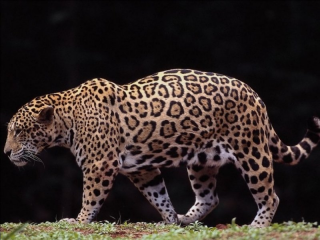
%> input picture Lab 3 - Handson/Jaguar.bmp, 320 x 240 px
$ octave Handson3.m   (GNU Octave 9; MATLAB toolbox functions it lacks are replaced by stand-ins)
%> lines starting %> are read from the running program, lines starting %| are printed output that depends on the picture
### Lab 3 - Handson/Contrast.m
function [ New ] = Contrast(Old, NewMin, NewMax)
[H, W, L] = size(Old);

%Pre-allocate empty matrix for the result
New = uint8(zeros(H,W,L));

for i=1:L
    %seperate each color channel (R, G, B) in TmpBuf and process it
    TmpBuf = double(Old(:,:,i));

    %Find old min & old max
    OldMin = min(min(TmpBuf));
    OldMax = max(max(TmpBuf));

    %Apply contrast equation
    New(:,:,i) = uint8((TmpBuf - OldMin) ./ (OldMax - OldMin) .* (NewMax - NewMin) + NewMin);

end

### Lab 3 - Handson/Handson3.m
% Q1
img1 = imread('Jaguar.bmp');
%> img1 is the input picture: size 240x320x3 uint8; mean R, G, B 54.2, 43.7, 40
subplot(3,2,1), imshow(img1), title('Jaguar Image');

subplot(3,2,2), imhist(img1(:, :, 1)), title("Jaguar Red Histogram");
subplot(3,2,3), imhist(img1(:, :, 2)), title("Jaguar Green Histogram");
subplot(3,2,4), imhist(img1(:, :, 3)), title("Jaguar Blue Histogram")
%> after `title("Jaguar Blue Histogram")`:
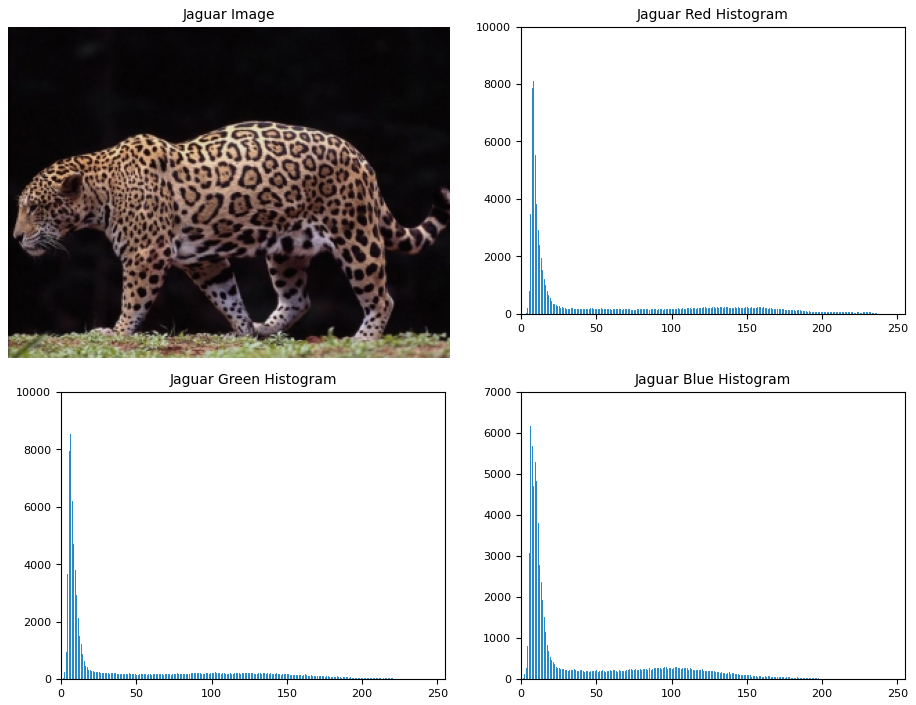
%> figure redrawn from the program's plot data, 4 panels

% Q2  --> contrast stretching
img2 = imread("ContrastDark.bmp");
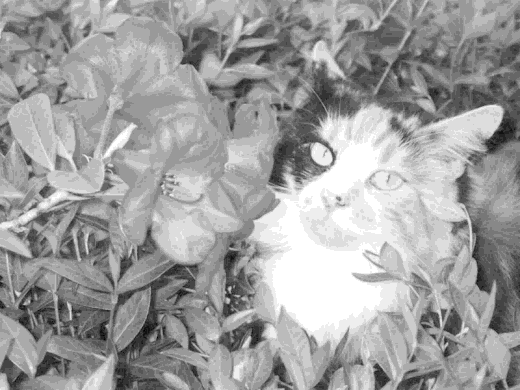
%> input picture Lab 3 - Handson/ContrastDark.bmp, 520 x 390 px
%> img2 is the input picture: size 390x520x3 uint8; min 1, max 16, mean 10.39
figure, imshow(img2), title('Img2 [before contrast]');
figure, imhist(img2), title("img2 histogram [before contrast]");
%> after `title("img2 histogram [before contrast]")`:
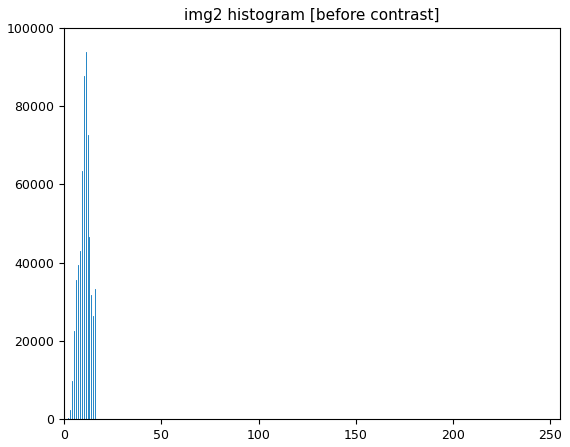
%> figure redrawn from the program's plot data; highest point at x = 11, y = 93783

contrastedImg2 = Contrast(img2, 0, 255);
figure, imshow(contrastedImg2), title('Img2 [after contrast]');
figure, imhist(contrastedImg2), title("img2 histogram [after contrast]")

% Q3 --> histogram equalization
img3 = imread('Unequalized_1.jpg');
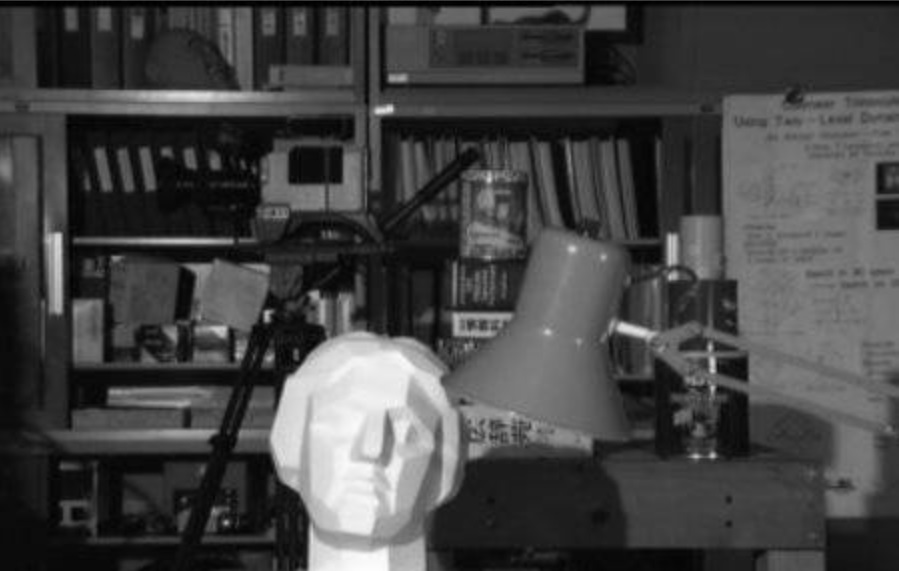
%> input picture Lab 3 - Handson/Unequalized_1.jpg, 899 x 571 px
%> img3 is the input picture: size 571x899x3 uint8; min 0, max 253, mean 68.2
figure, imshow(img3), title('Img3 [before eq]');
figure, imhist(img3), title("img3 histogram [before eq]");
%> after `title("img3 histogram [before eq]")`:
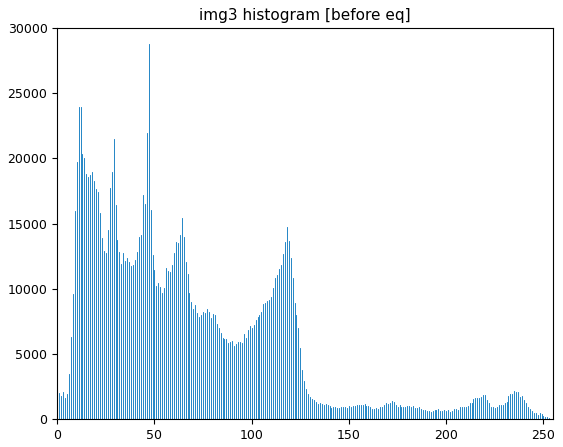
%> figure redrawn from the program's plot data; highest point at x = 47, y = 28788

img3Equalized = histeq(img3);
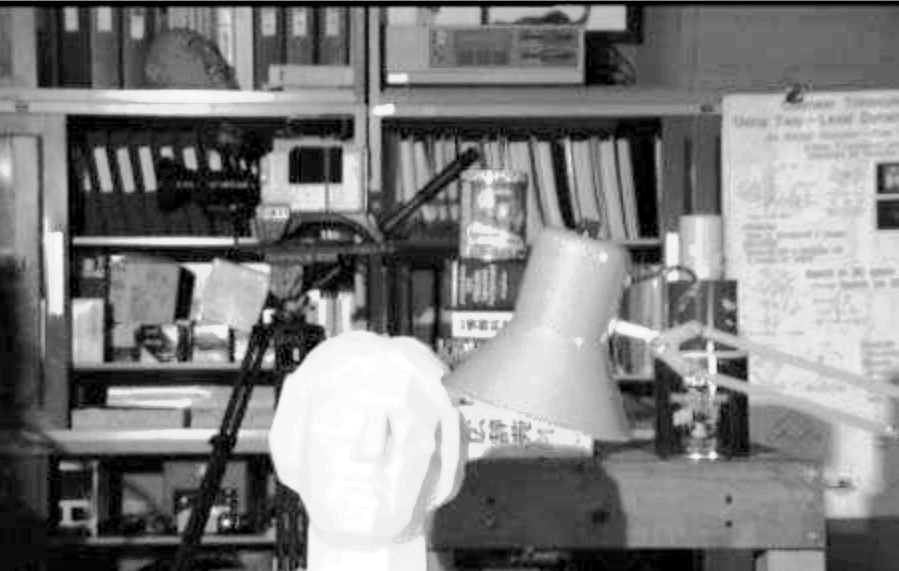
%> img3Equalized: size 571x899x3 uint8; min 0, max 255, mean 126.6
figure, imshow(img3Equalized), title('Img3 [after eq]');
figure, imhist(img3Equalized), title("img3 histogram [after eq]");
%> after `title("img3 histogram [after eq]")`:
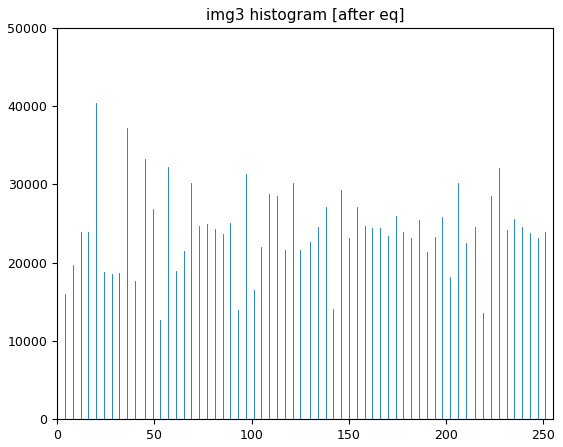
%> figure redrawn from the program's plot data; highest point at x = 20, y = 40371

% Q4 --> histogram matching
%> (the run ends here)
